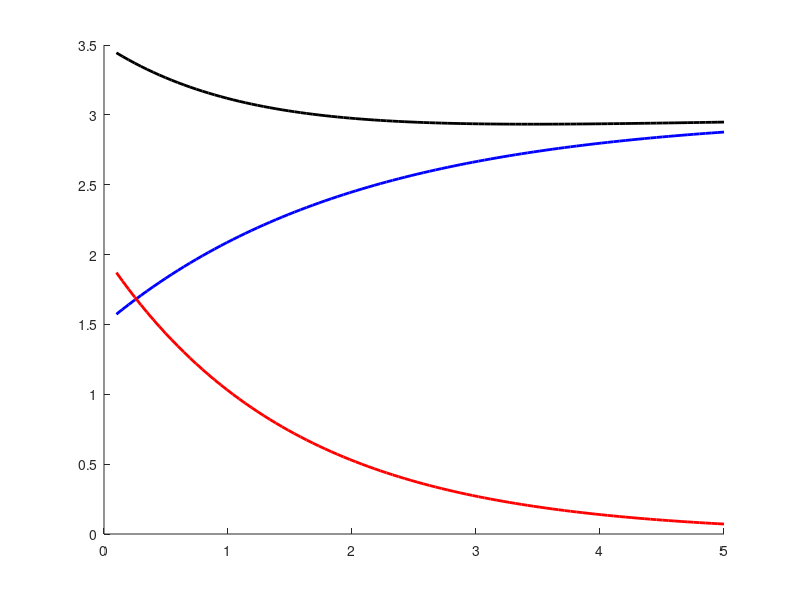

Reproduce this figure in MATLAB. (Note: this script raises an error after producing the figure.)
clc; clear; close all;

% Define M values (x-axis)
M = linspace(0.1, 5, 100);

% Given constants
H = 1; % H = 1 μm
M_H_ratio = M / H;

% Define capacitances
Cpp = 3 - 1.5 * exp(-0.5 * M); % Example approximation of Cpp behavior
Cc = exp(-M/1.5); % Example approximation of Cc behavior
Ctotal = Cpp + 2 * Cc;

% Plot the capacitances
figure; % Open a new figure window
hold on;
plot(M, Cpp, 'b', 'LineWidth', 2); % Plot Cpp
plot(M, 2 * Cc, 'r', 'LineWidth', 2); % Plot 2Cc
plot(M, Ctotal, 'k', 'LineWidth', 2); % Plot Ctotal

% Highlight M/H = 1.75 point
xline(1.75, '-r', 'M/H = 1.75', 'LabelVerticalAlignment', 'bottom', 'LabelHorizontalAlignment', 'right', 'LineWidth', 1.5);

% Labels and legend
xlabel('M (μm)');
ylabel('Capacitance (pf/cm)');
title('Coupling Capacitance vs. M');
legend('Cpp', '2Cc', 'Ctotal', 'Location', 'NorthWest');
grid on;
hold off;

% Dense rules: 本节将通过以下方式进行测试：
figure;

% Define M/td values (log scale for better visualization)
M_td = logspace(-1,1,100); % from 0.1 to 10

% Define height ratios
H_td_1 = 1;

% Define Wfd values (log scale for better visualization)
W_d = logspace(-1,1,100); % from 0.1 to 10

% Define height ratios
W_td_1 = 1;
W_td_05 = 0.5;

% Define capacitance components
Op = W_td_1; % Assume parallel plate capacitance scales linearly with Wfd
Gf = W_td_1 + 0.2; % assume Gf is a constant fraction of Wfd
C_total_HU = Op + 3 * Gf; % Total capacitance for Wfd = 1
C_total_NB5 = Op; % For Wfd = 0.5, only Op matters

% Plot the capacitance curves
loglog(W_d, C_total_HU, 'k-', 'LineWidth', 2); hold on;
loglog(W_d, C_total_NB5, 'k--', 'LineWidth', 2);

% Add reference lines at Wfd = 1.5
xline(1.5, 'r-', 'LineWidth', 1.5);
yline(2 * Gf + 1.5, 'r+', 'LineWidth', 1.5);

% Labels and legends
xlabel('W_d', 'FontSize', 14);
ylabel('Capacitance (pf/cm)', 'FontSize', 14);
title('Fringe and Parallel Plate Capacitance', 'FontSize', 14);
legend('C_{op} + 2C_c (W_d = 1)', 'C_{op} (W_d = 0.5)', 'Location', 'NorthWest');

grid on;
set(gca, 'FontSize', 12);